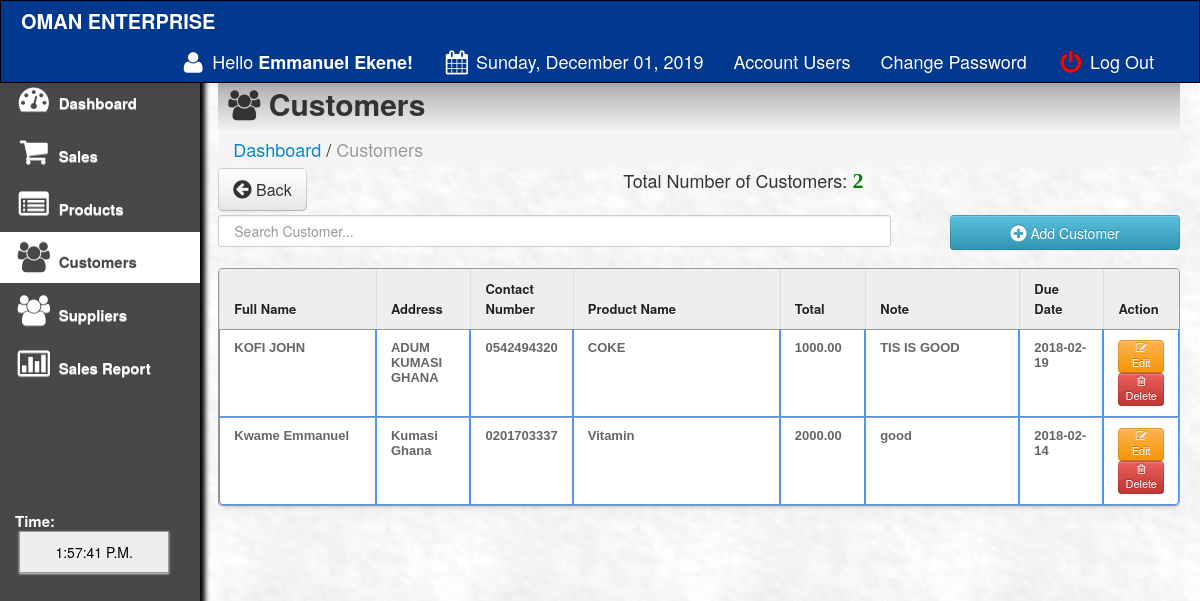
Screenshot of /main/customer.php (signed in) with the database file from the repository.
### tables this page shows
CREATE TABLE `customer` (
  `customer_id` int(11) NOT NULL AUTO_INCREMENT,
  `customer_name` varchar(100) NOT NULL,
  `address` varchar(100) NOT NULL,
  `contact` varchar(100) NOT NULL,
  `membership_number` varchar(100) NOT NULL,
  `prod_name` varchar(550) NOT NULL,
  `expected_date` varchar(500) NOT NULL,
  `note` varchar(500) NOT NULL,
  PRIMARY KEY (`customer_id`)
);

### main/customer.php (the view, shortened to what this page needs)
<?php
  require_once '../core/inti.php';
?>
<html>
<head>
 <link href="css/bootstrap.css" rel="stylesheet">
    <link rel="stylesheet" type="text/css" href="css/DT_bootstrap.css">
  <link rel="stylesheet" href="css/font-awesome.min.css">
    <link href="css/bootstrap-responsive.css" rel="stylesheet">
<link href="../style.css" media="screen" rel="stylesheet" type="text/css" />
<link href="src/facebox.css" media="screen" rel="stylesheet" type="text/css" />
</head>
<?php
function createRandomPassword() {
	$chars = "003232303232023232023456789";
	$i = 0;
	$pass = '' ;
	while ($i <= 7) {
		$num = rand() % 33;
		$tmp = substr($chars, $num, 1);
		$pass = $pass . $tmp;
		$i++;
	}
	return $pass;
}
$finalcode='RS-'.createRandomPassword();
?>
<body>
<?php include('navfixed.php');?>
<div class="container-fluid">
      <div class="row-fluid">
	<div class="span2">
          <div class="well sidebar-nav">
              <ul class="nav nav-list">
              <li><a href="index.php"><i class="icon-dashboard icon-2x"></i> Dashboard  </a></li>
			<li><a href="sales.php?id=cash&invoice=<?php echo $finalcode ?>"><i class="icon-shopping-cart icon-2x"></i> Sales </a>  </li>
			<li><a href="products.php"><i class="icon-list-alt icon-2x"></i> Products</a>                                     </li>
			<li class="active"><a href="customer.php"><i class="icon-group icon-2x"></i> Customers </a>                                    </li>
			<li><a href="supplier.php"><i class="icon-group icon-2x"></i> Suppliers</a>                                    </li>
			<li><a href="salesreport.php?d1=0&d2=0"><i class="icon-bar-chart icon-2x"></i> Sales Report</a>                </li>
					<br><br><br><br><br><br>
			<li>
			 <div class="hero-unit-clock">
			<form name="clock">
			<font color="white">Time: <br></font>&nbsp;<input style="width:150px;" type="submit" class="trans" name="face" value="">
			</form>
			  </div>
			</li>
				</ul>
          </div>
        </div>
	<div class="span10">
	<div class="contentheader">
			<i class="icon-group"></i> Customers
			</div>
			<ul class="breadcrumb">
			<li><a href="index.php">Dashboard</a></li> /
			<li class="active">Customers</li>
			</ul>
<div style="margin-top: -19px; margin-bottom: 21px;">
<a  href="index.php"><button class="btn btn-default btn-large" style="float: left;"><i class="icon icon-circle-arrow-left icon-large"></i> Back</button></a>
<?php
			include('../connect.php');
				$result = $db->prepare("SELECT * FROM customer ORDER BY customer_id DESC");
				$result->execute();
				$rowcount = $result->rowcount();
			?>
			<div style="text-align:center;">
			Total Number of Customers: <font color="green" style="font:bold 22px 'Aleo';"><?php echo $rowcount;?></font>
			</div>
</div>
<input type="text" name="filter" style="padding:15px;" id="filter" placeholder="Search Customer..." autocomplete="off" />
<a rel="facebox" href="addcustomer.php"><Button type="submit" class="btn btn-info" style="float:right; width:230px; height:35px;" /><i class="icon-plus-sign icon-large"></i> Add Customer</button></a><br><br>
<table class="table table-bordered" id="resultTable" data-responsive="table" style="text-align: left;">
	<thead>
		<tr>
			<th width="17%"> Full Name </th>
			<th width="10%"> Address </th>
			<th width="10%"> Contact Number</th>
			<th width="23%"> Product Name</th>
			<th width="9%"> Total </th>
			<th width="17%"> Note </th>
			<th width="9%"> Due Date </th>
			<th width="14%"> Action </th>
		</tr>
	</thead>
	<tbody>
			<?php
				include('../connect.php');
				$result = $db->prepare("SELECT * FROM customer ORDER BY customer_id DESC");
				$result->execute();
				for($i=0; $row = $result->fetch(); $i++){
			?>
			<tr class="record">
			<td><?php echo $row['customer_name']; ?></td>
			<td><?php echo $row['address']; ?></td>
			<td><?php echo $row['contact']; ?></td>
			<td><?php echo $row['prod_name']; ?></td>
			<td><?php echo $row['membership_number']; ?>.00</td>
			<td><?php echo $row['note']; ?></td>
			<td><?php echo $row['expected_date']; ?></td>
			<td><a  title="Click To Edit Customer" rel="facebox" href="editcustomer.php?id=<?php echo $row['customer_id']; ?>"><button class="btn btn-warning btn-mini"><i class="icon-edit"></i> Edit </button></a>
			<a href="#" id="<?php echo $row['customer_id']; ?>" class="delbutton" title="Click To Delete"><button class="btn btn-danger btn-mini"><i class="icon-trash"></i> Delete</button></a></td>
			</tr>
			<?php
				}
			?>
	</tbody>
</table>
</div>
</div>
</div>
</body>
<?php include('footer.php');?>
</html>

### style.css (style rules this page uses)
td a { color:darkblue; }
input { border: 1px solid #999; background: #EEEEEE; padding: 10px; box-shadow:0 1px 2px #ddd; -moz-box-shadow:0 1px 2px #ddd; -webkit-box-shadow:0 1px 2px #ddd; }
#filter { width: 70%; float:left; }
#resultTable { border-collapse: separate; background-color: #FFFFFF; border-spacing: 0; max-width: 100%; }
#resultTable { color: #666666; text-shadow: 0 1px 0 #FFFFFF; width: 100%; border: 1px solid #999999; box-shadow: 0 5px 5px -5px rgba(0, 0, 0, 0.3); margin-top: 13px; }
#resultTable thead tr th { background: none repeat scroll 0 0 #EEEEEE; color: #222222; padding: 10px 14px; text-align: left; border-top: 0 none; font-size: 13px; }
#resultTable tbody tr td { font: bold 13px 'Arial'; text-align: left; padding: 10px 14px; border-top: 1px solid #999999; }
#resultTable td { padding:7px; border:#4e95f4 1px solid; }
#resultTable tr { background: #fff; }

### main/customer.php (style rules this page uses)
body { padding-top: 60px; padding-bottom: 40px; }
.sidebar-nav { padding: 9px 0; }

### rows the page displays
customer: customer_name "KOFI JOHN", address "ADUM KUMASI GHANA", contact "0542494320", prod_name "COKE", membership_number "1000", note "TIS IS GOOD", expected_date "2018-02-19"
customer: customer_name "Kwame Emmanuel", address "Kumasi Ghana", contact "0201703337", prod_name "Vitamin", membership_number "2000", note "good", expected_date "2018-02-14"

### other values shown
$user_data['first'] "Emmanuel"
$user_data['last'] "Ekene"
$new "Sunday, December 01, 2019"
$rowcount "2"
